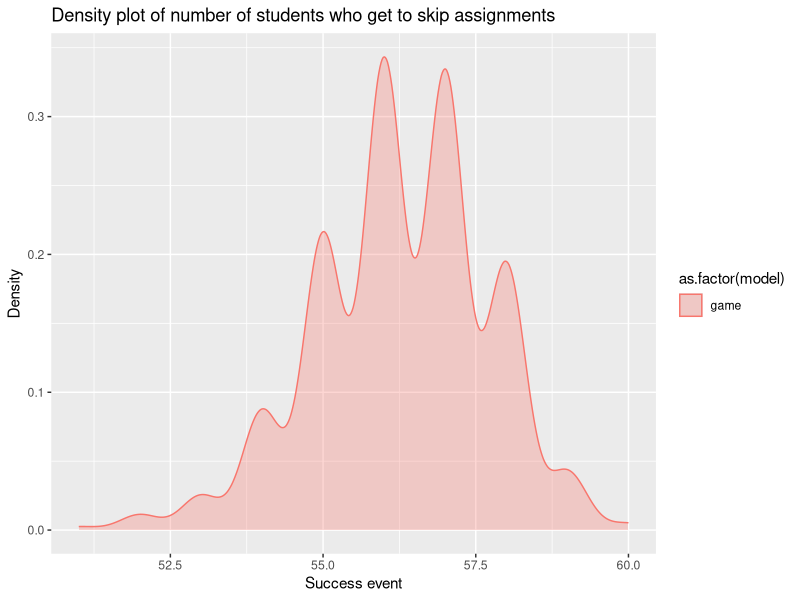
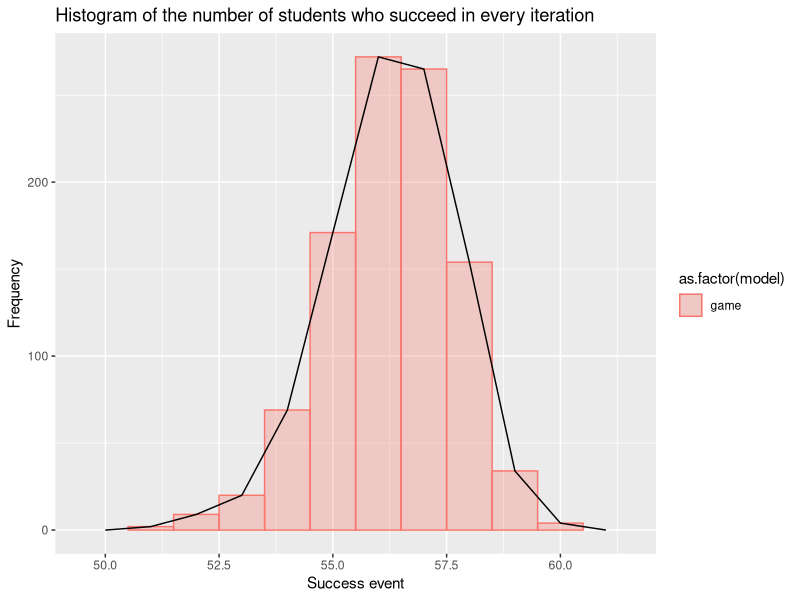

Write R code to recreate these figures, in order.
#I changed the problem in this link a little bit.
#https://www.r-bloggers.com/100-prisoners-100-lines-of-code/
  
#PROBLEM
#There will be x students, each of them having a roll number. There are y number of boxes( y>=x) with a number in it. Every student is given a certain number(z) of tries to find the box with a value<= his/her roll number. If they get the correct number, then they can skip assignments else they would have the penalty of completing an extra assignnment. Here the success would indicate every time he/she gets the correct box. 

#Method1: No Strategy at all
#Try opening boxes at random until he had exhausted his/her tries or found the number.

library(ggplot2)
library(gridExtra)

students=60
no.boxes=70
no.iters=1000
tries=15

run.game <- function(no.students,n.boxes,iters,maxtries) 
{
  so_far = rep(0,iters)
  # Labels for our prisoners
  students = 1:no.students
  
  for(i in 1:iters) {
    # A random permutation:
    boxes = sample(1:n.boxes,size=n.boxes,replace=FALSE)
    # Track how many "winners" we have
    foundIt = 0
    # Main loop over the prisoners
    for(st in students) {
      # create a copy of the boxes object to
      # keep an index of the opened boxes for 
      # each student
      boxes.temp <- boxes
      # Track the student's list of opened boxes
      path = c(st)
      tries = 1
      # Look first in the box that matches your own number
      
      while(tries < maxtries) { 			
        inBox = sample(boxes.temp,1)
        path = c(path, inBox) 			 			
        if(inBox <= st) { 				
          foundIt = foundIt + 1 				
          break; 	
        } else { 				
          # choose randomly among any of the remaining boxes
          # delete that box from the box pool
          boxes.temp <- boxes.temp[boxes.temp!=inBox]	
          # choose among the remaining boxes
          
        }
        
#Observations
#As you increase the no of boxes, you are giving more options for the random function to choose from, which decreases the chance of getting the right box.**
          
#In this game, with no strategy at all( choosing randomly) you cannot increase the count of people succeeding, beyond a certain number because every student moves from randomly from one box to another.**
 

        tries = tries+1 		
        }
      #print(path)
    }
    # How many students have found their number till this iteration?
    so_far[i] = foundIt
  }
  return(so_far)
}

results <- run.game(students,no.boxes,no.iters,tries)
ggplot(data.frame(model=c(rep("game",no.iters)),values=results)) +
  aes(x=values) +
  geom_density(aes(fill=as.factor(model),colour=as.factor(model)),alpha=0.3) + 
  labs(title="Density plot of number of students who get to skip assignments",
       x="Success event",
       y="Density")    


ggplot(data.frame(model=c(rep('game',no.iters)),
                  values=results)) +
  aes(x=values) +
  geom_histogram(position="dodge",stat="bin",binwidth=1,
                 aes(fill=as.factor(model),
                     colour=as.factor(model)),alpha=0.3) +
  geom_freqpoly(binwidth=1) + 
  labs(title="Histogram of the number of students who succeed in every iteration",
       x="Success event",
       y="Frequency")


